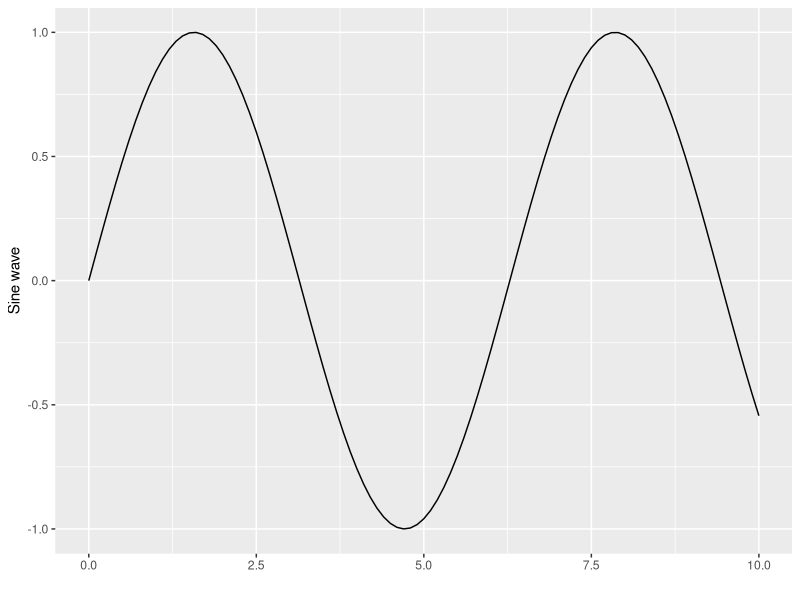
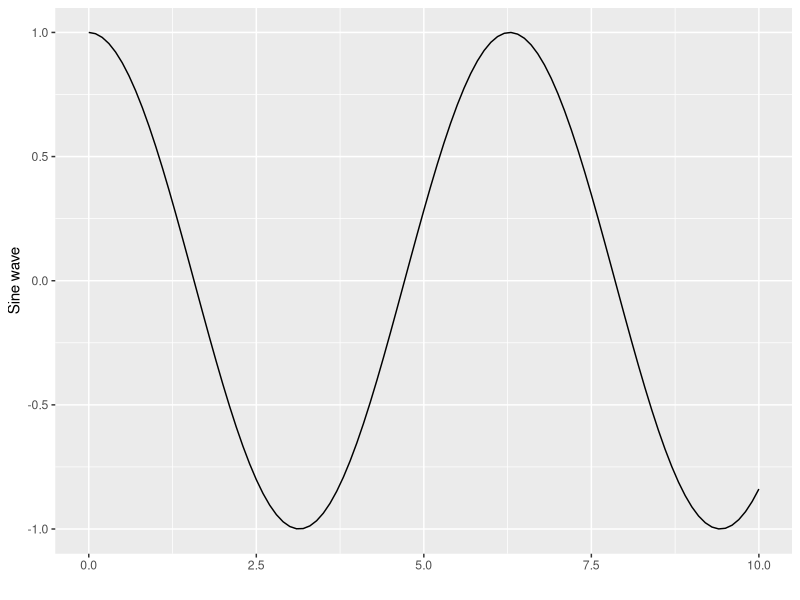
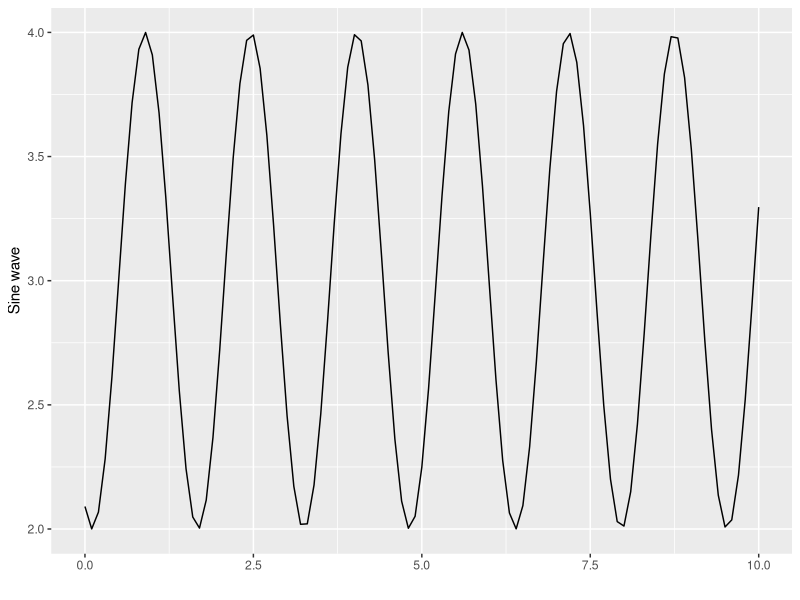

The R script that drew these images, in order:
## ---- chunk 1
t=seq(0,10,0.1)

library(ggplot2)

y=sin(t)

qplot(t,y,geom="path", xlab="", ylab="Sine wave")

## ---- chunk 2
t=seq(0,10,0.1)

library(ggplot2)

y=cos(t)

qplot(t,y,geom="path", xlab="", ylab="Sine wave")

## ---- chunk 3


## define the integrated function
our_sine <-function(x)
  {
  sin(4*x-2)+3
  }

print(paste0("when x=0 then y= ", our_sine(0)))
print(paste0("when x=pi/8 then y= ", our_sine(pi/8)))
print(paste0("when x=3pi/8 then y= ", our_sine((3*pi)/8)))
print(paste0("when x=pi/2 then y= ", our_sine(pi/2)))

## ---- chunk 4
t=seq(0,10,0.1)

library(ggplot2)

y=sin(4*t-2)+3

qplot(t,y,geom="path", xlab="", ylab="Sine wave")
